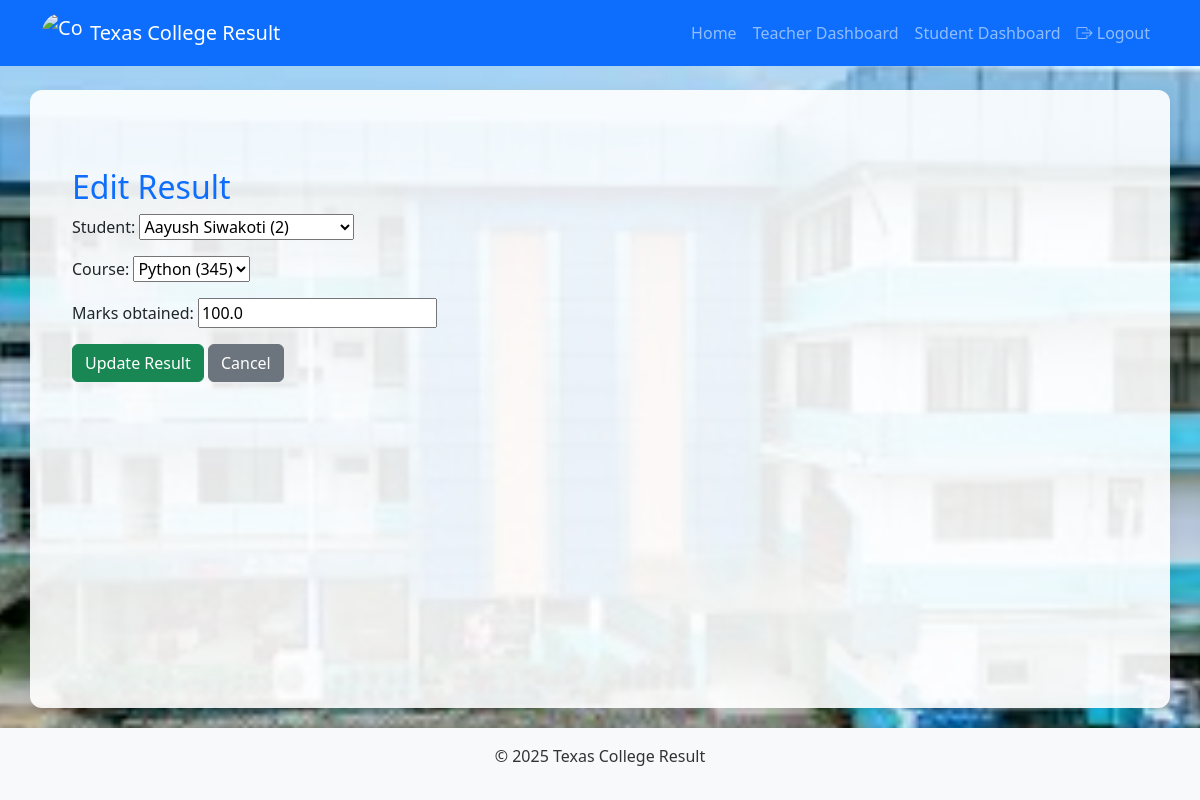
/edit_result/4/ (signed in), run on the app's committed database.
### myapp/models.py (models this page shows, shortened)
class Result(models.Model):
    student = models.ForeignKey(Student, on_delete=models.CASCADE, related_name='results')
    course = models.ForeignKey(Course, on_delete=models.CASCADE, related_name='results')
    marks_obtained = models.FloatField()
    class Meta:
        unique_together = ('student', 'course')  # Prevent duplicate result entry

### myapp/views.py (the view)
# urls.py: path('edit_result/<int:result_id>/', views.edit_result, name='edit_result'),
@login_required
def edit_result(request, result_id):
    if not hasattr(request.user, 'teacher'):
        messages.error(request, "Access denied.")
        return redirect('login')
    teacher = request.user.teacher
    result = Result.objects.get(id=result_id)
    if result.course.teacher != teacher:
        messages.error(request, "You can only edit your own course results.")
        return redirect('view_results')
    if request.method == 'POST':
        form = ResultForm(teacher=teacher, data=request.POST, instance=result)
        if form.is_valid():
            form.save()
            messages.success(request, "Result updated successfully.")
            return redirect('view_results')
    else:
        form = ResultForm(teacher=teacher, instance=result)
    return render(request, 'edit_result.html', {'form': form, 'result': result})

### myapp/forms.py
class ResultForm(forms.ModelForm):
    class Meta:
        model = Result
        fields = ['student', 'course', 'marks_obtained']
    def __init__(self, teacher=None, *args, **kwargs):
        super(ResultForm, self).__init__(*args, **kwargs)
        if teacher:
            self.fields['course'].queryset = Course.objects.filter(teacher=teacher)
            self.fields['student'].queryset = Student.objects.filter(courses__teacher=teacher).distinct()

### myapp/models.py (called while the page is built)
    def __str__(self):
         return f"{self.full_name} ({self.roll_number})"

    def __str__(self):
        return f"{self.name} ({self.code})"

### myapp/templates/edit_result.html (shortened to what this page needs)
{% extends 'base.html' %}
{% load static %}
{% block content %}
<div class="container mt-5">
    <h2 class="text-primary">Edit Result</h2>
    <form method="post">
        {{ form.as_p }}
        <button type="submit" class="btn btn-success">Update Result</button>
        <a href="{% url 'view_results' %}" class="btn btn-secondary">Cancel</a>
    </form>
</div>
{% endblock %}

### myapp/static/css/style.css (style rules this page uses)
body { background: url('/static/images/images1.png') no-repeat center center fixed; background-size: cover; min-height: 100vh; display: flex; flex-direction: column; font-family: 'Segoe UI', Tahoma, Geneva, Verdana, sans-serif; }

### data on the page
Result: student "Aayush Siwakoti (2)", course "Python (345)", marks_obtained "100.0"
